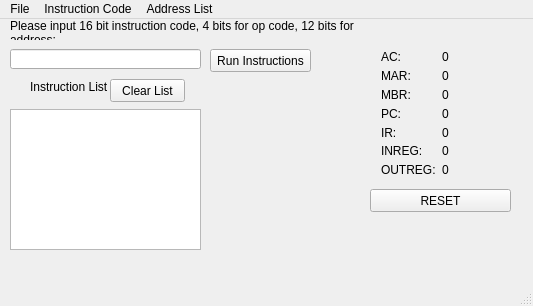
<?xml version="1.0" encoding="UTF-8"?>
<ui version="4.0">
 <class>MainWindow</class>
 <widget class="QMainWindow" name="MainWindow">
  <property name="geometry">
   <rect>
    <x>0</x>
    <y>0</y>
    <width>533</width>
    <height>306</height>
   </rect>
  </property>
  <property name="windowTitle">
   <string>MARIE Instruction Set Architecture</string>
  </property>
  <widget class="QWidget" name="centralWidget">
   <widget class="QTextBrowser" name="textBrowser">
    <property name="geometry">
     <rect>
      <x>10</x>
      <y>90</y>
      <width>191</width>
      <height>141</height>
     </rect>
    </property>
    <property name="html">
     <string>&lt;!DOCTYPE HTML PUBLIC &quot;-//W3C//DTD HTML 4.0//EN&quot; &quot;http://www.w3.org/TR/REC-html40/strict.dtd&quot;&gt;
&lt;html&gt;&lt;head&gt;&lt;meta name=&quot;qrichtext&quot; content=&quot;1&quot; /&gt;&lt;style type=&quot;text/css&quot;&gt;
p, li { white-space: pre-wrap; }
&lt;/style&gt;&lt;/head&gt;&lt;body style=&quot; font-family:'MS Shell Dlg 2'; font-size:8.25pt; font-weight:400; font-style:normal;&quot;&gt;
&lt;p style=&quot;-qt-paragraph-type:empty; margin-top:0px; margin-bottom:0px; margin-left:0px; margin-right:0px; -qt-block-indent:0; text-indent:0px;&quot;&gt;&lt;br /&gt;&lt;/p&gt;&lt;/body&gt;&lt;/html&gt;</string>
    </property>
   </widget>
   <widget class="QLineEdit" name="lineEdit">
    <property name="enabled">
     <bool>true</bool>
    </property>
    <property name="geometry">
     <rect>
      <x>10</x>
      <y>30</y>
      <width>191</width>
      <height>20</height>
     </rect>
    </property>
    <property name="maxLength">
     <number>16</number>
    </property>
   </widget>
   <widget class="QLabel" name="label">
    <property name="geometry">
     <rect>
      <x>10</x>
      <y>0</y>
      <width>361</width>
      <height>21</height>
     </rect>
    </property>
    <property name="text">
     <string>Please input 16 bit instruction code, 4 bits for op code, 12 bits for address:</string>
    </property>
    <property name="scaledContents">
     <bool>true</bool>
    </property>
    <property name="alignment">
     <set>Qt::AlignLeading|Qt::AlignLeft|Qt::AlignTop</set>
    </property>
    <property name="wordWrap">
     <bool>true</bool>
    </property>
   </widget>
   <widget class="QWidget" name="layoutWidget">
    <property name="geometry">
     <rect>
      <x>370</x>
      <y>20</y>
      <width>141</width>
      <height>148</height>
     </rect>
    </property>
    <layout class="QFormLayout" name="formLayout">
     <item row="0" column="0">
      <widget class="QLabel" name="labelAC">
       <property name="text">
        <string>AC:</string>
       </property>
      </widget>
     </item>
     <item row="0" column="1">
      <widget class="QLabel" name="labelACO">
       <property name="text">
        <string>0</string>
       </property>
      </widget>
     </item>
     <item row="1" column="0">
      <widget class="QLabel" name="labelMAR">
       <property name="text">
        <string>MAR:</string>
       </property>
      </widget>
     </item>
     <item row="1" column="1">
      <widget class="QLabel" name="labelMARO">
       <property name="text">
        <string>0</string>
       </property>
      </widget>
     </item>
     <item row="2" column="0">
      <widget class="QLabel" name="labelMBR">
       <property name="text">
        <string>MBR:</string>
       </property>
      </widget>
     </item>
     <item row="2" column="1">
      <widget class="QLabel" name="labelMBRO">
       <property name="text">
        <string>0</string>
       </property>
      </widget>
     </item>
     <item row="3" column="0">
      <widget class="QLabel" name="labelPC">
       <property name="text">
        <string>PC:</string>
       </property>
      </widget>
     </item>
     <item row="3" column="1">
      <widget class="QLabel" name="labelPCO">
       <property name="text">
        <string>0</string>
       </property>
      </widget>
     </item>
     <item row="4" column="0">
      <widget class="QLabel" name="labelIR">
       <property name="text">
        <string>IR:</string>
       </property>
      </widget>
     </item>
     <item row="4" column="1">
      <widget class="QLabel" name="labelIRO">
       <property name="text">
        <string>0</string>
       </property>
      </widget>
     </item>
     <item row="5" column="0">
      <widget class="QLabel" name="labelINREG">
       <property name="text">
        <string>INREG:</string>
       </property>
      </widget>
     </item>
     <item row="5" column="1">
      <widget class="QLabel" name="labelINREGO">
       <property name="text">
        <string>0</string>
       </property>
      </widget>
     </item>
     <item row="6" column="0">
      <widget class="QLabel" name="labelOUTREG">
       <property name="text">
        <string>OUTREG:</string>
       </property>
      </widget>
     </item>
     <item row="6" column="1">
      <widget class="QLabel" name="labelOUTREGO">
       <property name="text">
        <string>0</string>
       </property>
      </widget>
     </item>
    </layout>
   </widget>
   <widget class="QPushButton" name="pushButton">
    <property name="geometry">
     <rect>
      <x>370</x>
      <y>170</y>
      <width>141</width>
      <height>23</height>
     </rect>
    </property>
    <property name="text">
     <string>RESET</string>
    </property>
   </widget>
   <widget class="QLabel" name="label_2">
    <property name="geometry">
     <rect>
      <x>30</x>
      <y>60</y>
      <width>101</width>
      <height>16</height>
     </rect>
    </property>
    <property name="text">
     <string>Instruction List</string>
    </property>
   </widget>
   <widget class="QPushButton" name="pushButton_2">
    <property name="geometry">
     <rect>
      <x>210</x>
      <y>30</y>
      <width>101</width>
      <height>23</height>
     </rect>
    </property>
    <property name="text">
     <string>Run Instructions</string>
    </property>
   </widget>
   <widget class="QPushButton" name="pushButton_3">
    <property name="geometry">
     <rect>
      <x>110</x>
      <y>60</y>
      <width>75</width>
      <height>23</height>
     </rect>
    </property>
    <property name="text">
     <string>Clear List</string>
    </property>
   </widget>
   <widget class="QLabel" name="labelINS">
    <property name="geometry">
     <rect>
      <x>300</x>
      <y>210</y>
      <width>221</width>
      <height>31</height>
     </rect>
    </property>
    <property name="text">
     <string/>
    </property>
    <property name="wordWrap">
     <bool>true</bool>
    </property>
   </widget>
   <zorder>layoutWidget</zorder>
   <zorder>textBrowser</zorder>
   <zorder>lineEdit</zorder>
   <zorder>label</zorder>
   <zorder>pushButton</zorder>
   <zorder>label_2</zorder>
   <zorder>pushButton_2</zorder>
   <zorder>pushButton_3</zorder>
   <zorder>labelINS</zorder>
  </widget>
  <widget class="QStatusBar" name="statusBar"/>
  <widget class="QMenuBar" name="menuBar">
   <property name="geometry">
    <rect>
     <x>0</x>
     <y>0</y>
     <width>533</width>
     <height>21</height>
    </rect>
   </property>
   <widget class="QMenu" name="menuFile">
    <property name="title">
     <string>File</string>
    </property>
    <addaction name="actionExit"/>
   </widget>
   <widget class="QMenu" name="menuInstruction_code">
    <property name="title">
     <string>Instruction Code</string>
    </property>
    <addaction name="actionOpenI"/>
    <addaction name="actionSaveI"/>
   </widget>
   <widget class="QMenu" name="menuAddress_List">
    <property name="title">
     <string>Address List</string>
    </property>
    <addaction name="actionOpenA"/>
    <addaction name="actionSave_2"/>
   </widget>
   <addaction name="menuFile"/>
   <addaction name="menuInstruction_code"/>
   <addaction name="menuAddress_List"/>
  </widget>
  <action name="actionInstructions">
   <property name="text">
    <string>Instructions</string>
   </property>
  </action>
  <action name="actionExit">
   <property name="checkable">
    <bool>false</bool>
   </property>
   <property name="text">
    <string>&amp;Exit</string>
   </property>
  </action>
  <action name="actionOpenI">
   <property name="text">
    <string>Open</string>
   </property>
  </action>
  <action name="actionOpenA">
   <property name="text">
    <string>Open</string>
   </property>
  </action>
  <action name="actionSaveI">
   <property name="text">
    <string>Save</string>
   </property>
  </action>
  <action name="actionSave_2">
   <property name="text">
    <string>Save</string>
   </property>
  </action>
 </widget>
 <layoutdefault spacing="6" margin="11"/>
 <resources/>
 <connections>
  <connection>
   <sender>actionExit</sender>
   <signal>triggered()</signal>
   <receiver>MainWindow</receiver>
   <slot>close()</slot>
   <hints>
    <hint type="sourcelabel">
     <x>-1</x>
     <y>-1</y>
    </hint>
    <hint type="destinationlabel">
     <x>199</x>
     <y>149</y>
    </hint>
   </hints>
  </connection>
 </connections>
</ui>
